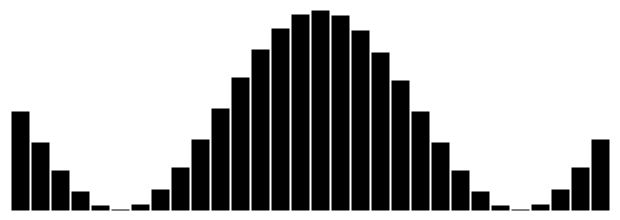
Frame 1 (no input)
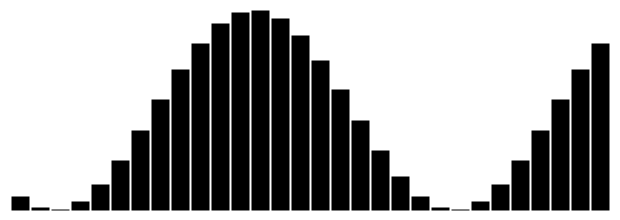
Frame 60 (the mouse pressed at the canvas centre just before this capture)
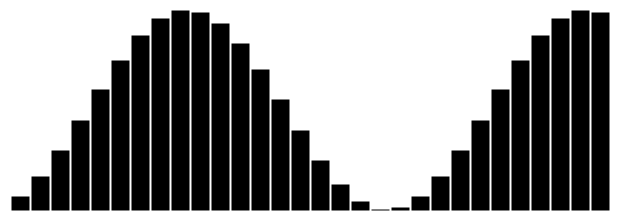
Frame 120 (the mouse held since frame 60 and released just before this capture)

The Processing sketch that drew these frames (run headless with seeded random() and noise(); from frame 60 on, the mouse is pressed at the canvas centre):

// Processing sketch: dancingbars
// ── dancingbars.pde
void setup() {
  size(620, 220);
  noFill();
  stroke(0);
  strokeWeight(18);
  strokeCap(SQUARE);
}

void draw() {
  background(255);
  translate(10, 10);
  for(int i = 0; i < 30; i++) {
    int x = (i * 20) + 10;
    float y = (sin(radians(frameCount + (18 * i))) + 1) * 100;
    line(x, 200, x, y);
  }
}
